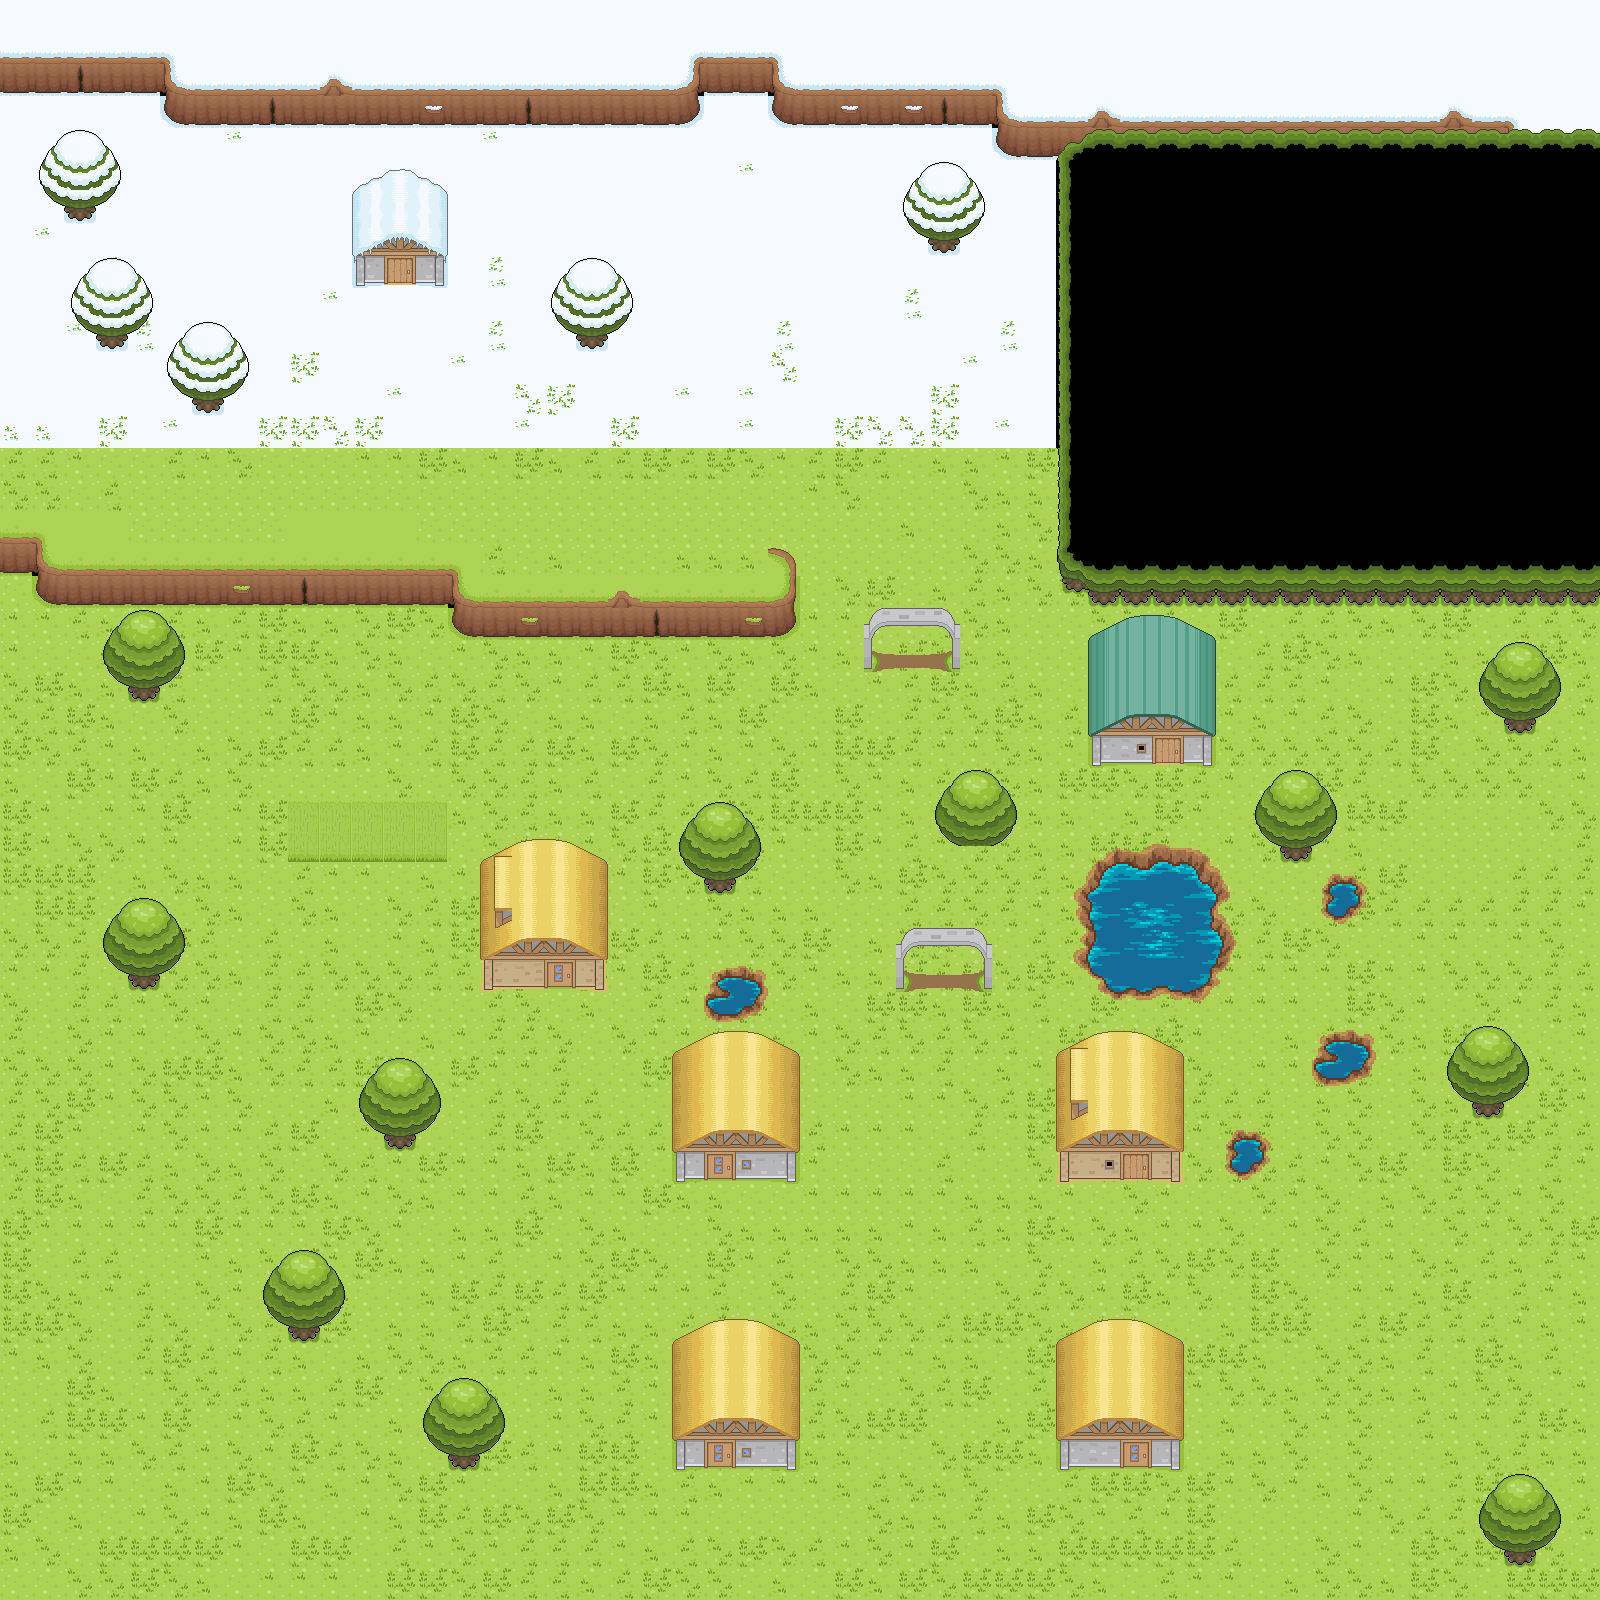

A 2D game scene composited from a Tiled map and its tileset images. What follows is a short description and the map's XML, with each tile layer's data collapsed to a summary:
An orthogonal 50x50 tile map with 32x32 px tiles, 4 tile layers (under0, under1, under2, over0), 4 tilesets and 41 objects.

<map version="1.0" orientation="orthogonal" width="50" height="50" tilewidth="32" tileheight="32">
 <tileset firstgid="1" name="Revolution_Grasslands" tilewidth="32" tileheight="32">
  <image source="revolution_grasslands.png" trans="a349a4" width="320" height="608" />
  <tile id="5">
   <properties>
    <property name="ranomd" value="tile" />
   </properties>
  </tile>
 </tileset>
 <tileset firstgid="191" name="revolution_snow" tilewidth="32" tileheight="32">
  <image source="revolution_snow.png" trans="a349a4" width="352" height="448" />
 </tileset>
 <tileset firstgid="345" name="revolution_town" tilewidth="32" tileheight="32">
  <image source="revolution_town.png" trans="a349a4" width="352" height="831" />
 </tileset>
 <tileset firstgid="620" source="water.tsx" />
 <layer name="under0" width="50" height="50">
  <data>[2500 cells, 2498 non-empty, 38 distinct tile ids]</data>
 </layer>
 <layer name="under1" width="50" height="50">
  <data>[2500 cells, 173 non-empty, 77 distinct tile ids]</data>
 </layer>
 <layer name="under2" width="50" height="50">
  <data>[2500 cells, 10 non-empty, 4 distinct tile ids]</data>
 </layer>
 <layer name="over0" width="50" height="50">
  <data>[2500 cells, 246 non-empty, 75 distinct tile ids]</data>
 </layer>
 <objectgroup name="walls" width="0" height="0">
  <object x="1056" y="128" width="544" height="480" />
  <object x="32" y="576" width="416" height="32" />
  <object x="448" y="608" width="352" height="32" />
  <object x="768" y="544" />
  <object x="768" y="544" width="32" height="64" />
  <object x="0" y="544" width="32" height="32" />
  <object x="0" y="64" width="992" height="32" />
  <object x="160" y="96" width="544" height="32" />
  <object x="768" y="96" width="224" height="32" />
  <object x="992" y="96" width="64" height="64" />
  <object x="672" y="1088" width="128" height="96" />
  <object x="1056" y="1088" width="128" height="96" />
  <object x="1088" y="672" width="128" height="96" />
  <object x="672" y="1376" width="128" height="96" />
  <object x="1056" y="1376" width="128" height="96" />
  <object x="480" y="896" width="128" height="96" />
  <object x="128" y="672" width="32" height="32" />
  <object x="128" y="960" width="32" height="32" />
  <object x="384" y="1120" width="32" height="32" />
  <object x="288" y="1312" width="32" height="32" />
  <object x="448" y="1440" width="32" height="32" />
  <object x="704" y="864" width="32" height="32" />
  <object x="1280" y="832" width="32" height="32" />
  <object x="1472" y="1088" width="32" height="32" />
  <object x="1504" y="1536" width="32" height="32" />
  <object x="1504" y="704" width="32" height="32" />
  <object x="896" y="960">
   <polyline points="0,0 0,32" />
  </object>
  <object x="992" y="960">
   <polyline points="0,0 0,32" />
  </object>
  <object x="864" y="640">
   <polyline points="0,0 0,32" />
  </object>
  <object x="960" y="640">
   <polyline points="0,0 0,32" />
  </object>
  <object x="64" y="192" width="32" height="32" />
  <object x="96" y="320" width="32" height="32" />
  <object x="192" y="384" width="32" height="32" />
  <object x="352" y="224" width="96" height="64" />
  <object x="576" y="320" width="32" height="32" />
  <object x="928" y="224" width="32" height="32" />
  <object x="1088" y="864" width="128" height="128" />
  <object x="704" y="960" width="64" height="64" />
  <object x="1216" y="1120" width="64" height="64" />
  <object x="1312" y="1024" width="64" height="64" />
  <object x="1312" y="864" width="64" height="64" />
 </objectgroup>
</map>
